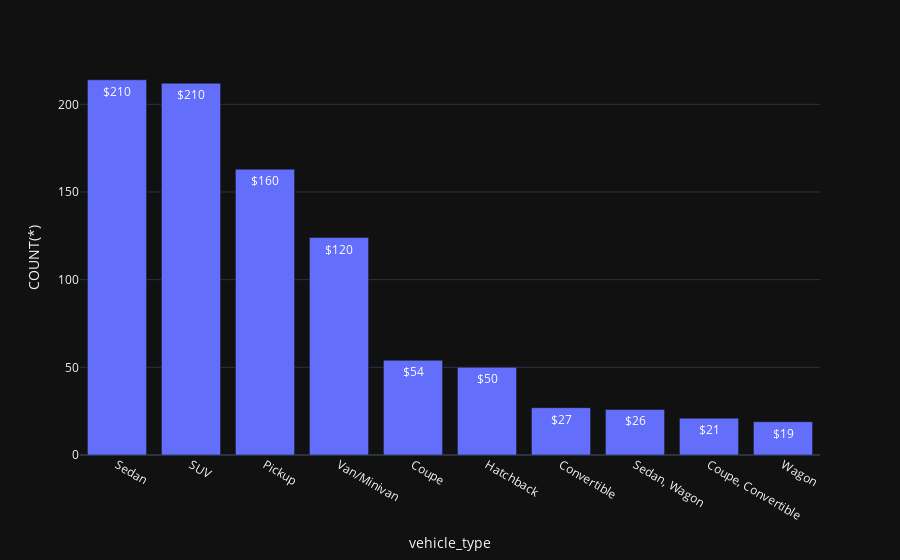

Here is the notebook cell this chart was saved with:
### Code cell
px.bar(vehicle_type, 'vehicle_type', 'COUNT(*)', text_auto='$.2s')

### Figure 1 — Plotly figure (JSON) as saved in the notebook; plotly's stock layout.template omitted (floating-point values rounded to 4 significant figures)
{"data": [{"alignmentgroup": "True", "hovertemplate": "vehicle_type=%{x}<br>COUNT(*)=%{y}<extra></extra>", "legendgroup": "", "marker": {"color": "#636efa", "pattern": {"shape": ""}}, "name": "", "offsetgroup": "", "orientation": "v", "showlegend": false, "textposition": "auto", "texttemplate": "%{y:$.2s}", "type": "bar", "x": ["Sedan", "SUV", "Pickup", "Van/Minivan", "Coupe", "Hatchback", "Convertible", "Sedan, Wagon", "Coupe, Convertible", "Wagon"], "xaxis": "x", "y": [214, 212, 163, 124, 54, 50, 27, 26, 21, 19], "yaxis": "y"}], "layout": {"barmode": "relative", "legend": {"tracegroupgap": 0}, "margin": {"t": 60}, "xaxis": {"anchor": "y", "domain": [0, 1], "title": {"text": "vehicle_type"}}, "yaxis": {"anchor": "x", "domain": [0, 1], "title": {"text": "COUNT(*)"}}}}
